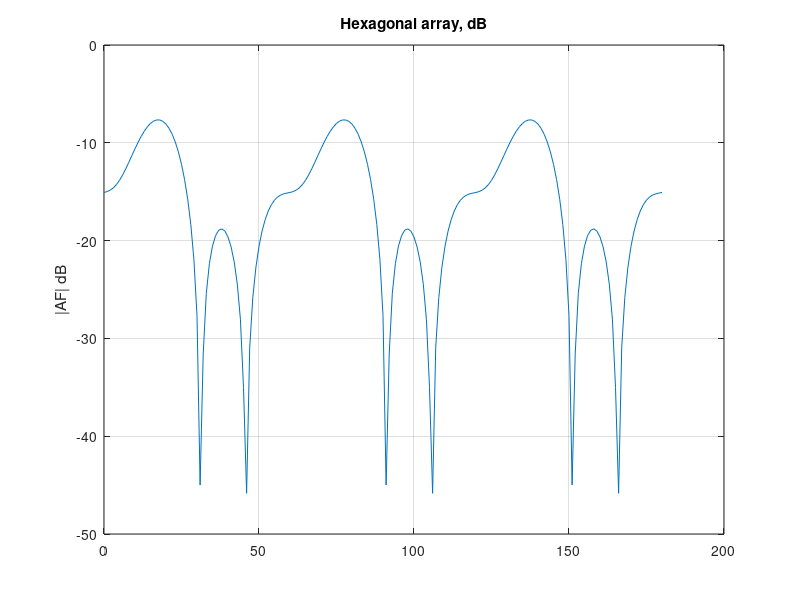

The MATLAB source for this figure:
% Гексагональная решётка
% Плотная упаковка элементов

rings = 2;
pos = [0 0];
for ring = 1:rings
    for s = 0:5
        an = pi/3*s;
        for m = 1:ring
            rr = m/ring;
            pos(end+1,:) = ring*[cos(an) sin(an)] + rr*[cos(an+pi/2) sin(an+pi/2)];
        end
    end
end
ph2 = 0:1:180;
AFh = zeros(1, numel(ph2));
for ip = 1:numel(ph2)
    th0 = ph2(ip)*pi/180;
    s = 0;
    for n = 1:size(pos,1)
        s = s + exp(1i*2*pi*(pos(n,1)*cos(th0) + pos(n,2)*sin(th0)));
    end
    AFh(ip) = abs(s)/size(pos,1);
end
figure;
plot(ph2, 20*log10(AFh + 1e-12));
title('Hexagonal array, dB'); ylabel('|AF| dB'); grid on;

%{
@play
{
 "title": "Hexagonal array",
 "groups": [
  {
   "name": "Geometry",
   "controls": [
    {
     "var": "rings",
     "label": "Ring count",
     "min": 1,
     "max": 4,
     "step": 1,
     "default": 2
    }
   ]
  }
 ]
}
%}
